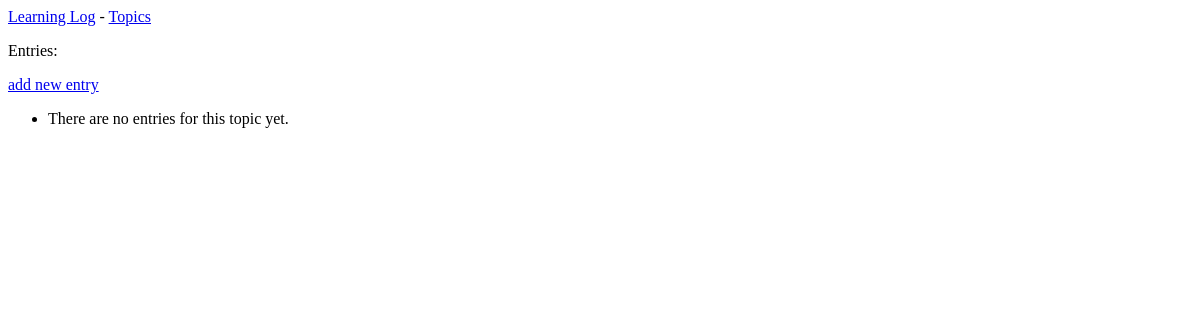
Before: /topics/3/ with the older database file.
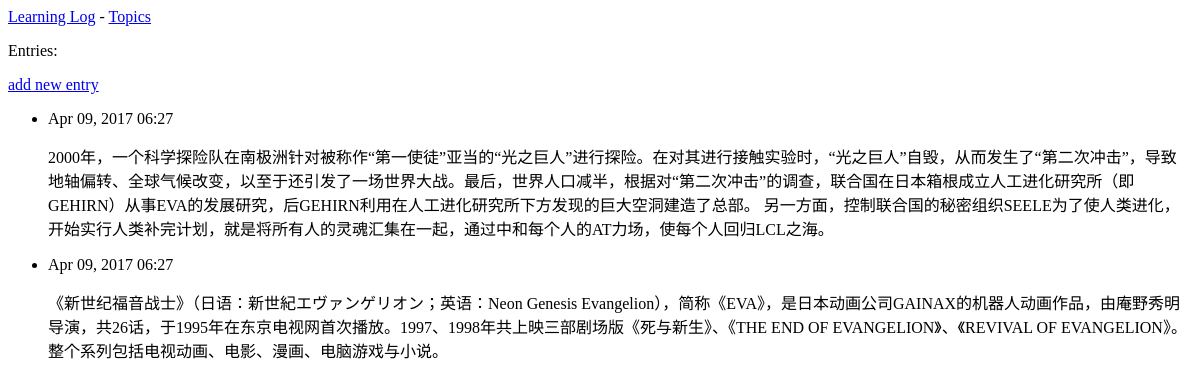
After: the same page with the newer database file.
### learning_logs/models.py (models this page shows, shortened)
class Entry(models.Model):
    topic = models.ForeignKey(Topic)
    text = models.TextField()
    date_added = models.DateTimeField(auto_now_add = True)
    class Meta:
        verbose_name_plural = 'entries'

### learning_logs/views.py (the view)
# urls.py: url(r'^topics/(?P<topic_id>\d+)/$', views.topic, name='topic'),
def topic(request, topic_id):
    topic = Topic.objects.get(id=topic_id)
    entries = topic.entry_set.order_by('-date_added')
    context = {'topic': topic, 'entries':entries}
    return render(request, 'learning_logs/topic.html',context)

### learning_logs/templates/learning_logs/topic.html
{% extends 'learning_logs/base.html' %}
{% block content %}
    <p>Entries:</p>
    <p>
        <a href="{% url 'learning_logs:new_entry' topic.id %}">add new entry </a>
    </p>
    <ul>
    {% for entry in entries %}
        <li>
            <p>{{ entry.date_added|date:'M d, Y H:i' }}</p>
            <p> {{ entry.text|linebreaks }}</p>
        </li>
        {% empty %}
            <li>
            There are no entries for this topic yet.
            </li>
    {% endfor %}
    </ul>
{% endblock content %}

### learning_logs/templates/learning_logs/base.html
<p>
    <a href="{% url 'learning_logs:index' %}">Learning Log</a> -
    <a href="{% url 'learning_logs:topics' %}">Topics</a>
</p>
{% block content %}
{% endblock content %}

Changed rows visible on the page:
added Entry: date_added "Apr 09, 2017 06:27", text "2000年，一个科学探险队在南极洲针对被称作“第一使徒”亚当的“光之巨人”进行探险。在对其进行接触实验时，“光之巨人”自毁，从而发生了“第二次冲击”，导致地轴偏转、全球气候改变，以至于还引发了一场世界大战。最后，世界人口减半，根据对“第二次冲击”的调查，联合国在日本箱根成立人工进化研究所（即GEHIRN）从事EVA的发展研究，后GEHIRN利用在人工进化研究所下方发现的巨大空洞建造了总部。 另一方面，控制联合国的秘密组织SEELE为了使人类进化，开始实行人类补完计划，就是将所有人的灵魂汇集在一起，通过中和每个人的AT力场，使每个人回归LCL之海。"
added Entry: date_added "Apr 09, 2017 06:27", text "《新世纪福音战士》（日语：新世紀エヴァンゲリオン；英语：Neon Genesis Evangelion），简称《EVA》，是日本动画公司GAINAX的机器人动画作品，由庵野秀明导演，共26话，于1995年在东京电视网首次播放。1997、1998年共上映三部剧场版《死与新生》、《THE END OF EVANGELION》、《REVIVAL OF EVANGELION》。整个系列包括电视动画、电影、漫画、电脑游戏与小说。"
Other visible differences:
text no longer shown: "There are no entries for this topic yet."
